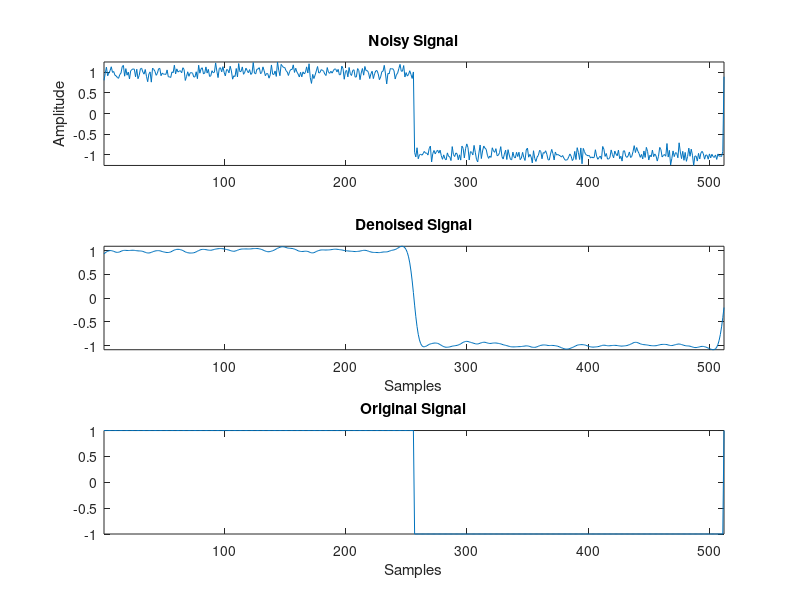

Here is the MATLAB script that generated this plot:
%% Preprocessing
clc;
clear all;
close all;

%% Generate Noisy Signal
t = linspace(0, 2*pi, 512);
% Change the signal to a square wave
signal = square(t);
sigma = 0.1;
noise = sigma * randn(size(signal));
noisy_signal = signal + noise;
noisy_signal = noisy_signal';
N = length(noisy_signal);

%% Denoising Parameters
e = ones(N, 1);
D = spdiags([e, -2*e, e], 0:2, N-2, N);
lambda = 50;
Z = speye(N) + lambda * D' * D;

%% Denoising Process
denoised_signal = inv(Z) * noisy_signal;

%% Plotting
figure;

subplot(3, 1, 1);
plot(noisy_signal);
title('Noisy Signal');
axis tight;
ylabel('Amplitude');

subplot(3, 1, 2);
plot(denoised_signal);
title('Denoised Signal');
axis tight;
xlabel('Samples');

subplot(3, 1, 3);
plot(signal);
title('Original Signal');
axis tight;
xlabel('Samples');
